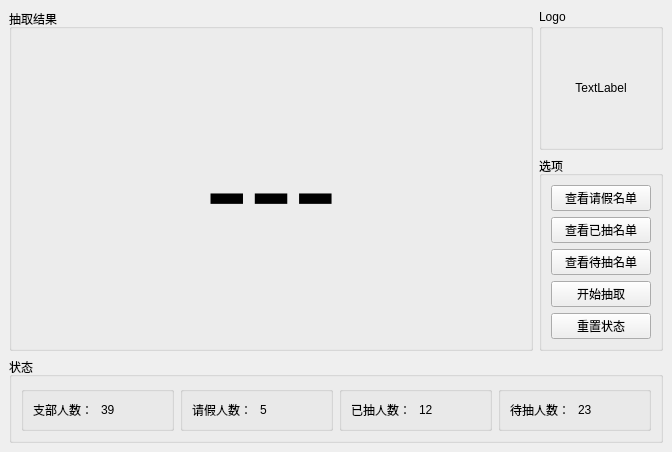
<?xml version="1.0" encoding="UTF-8"?>
<ui version="4.0">
 <class>MainWindow</class>
 <widget class="QMainWindow" name="MainWindow">
  <property name="geometry">
   <rect>
    <x>0</x>
    <y>0</y>
    <width>672</width>
    <height>430</height>
   </rect>
  </property>
  <property name="windowTitle">
   <string>MainWindow</string>
  </property>
  <widget class="QWidget" name="centralwidget">
   <layout class="QFormLayout" name="formLayout_3">
    <item row="0" column="0">
     <widget class="QGroupBox" name="groupBox">
      <property name="title">
       <string>抽取结果</string>
      </property>
      <layout class="QFormLayout" name="formLayout">
       <item row="0" column="0">
        <widget class="QLabel" name="label_DisplayResult">
         <property name="minimumSize">
          <size>
           <width>500</width>
           <height>300</height>
          </size>
         </property>
         <property name="font">
          <font>
           <pointsize>100</pointsize>
          </font>
         </property>
         <property name="text">
          <string>---</string>
         </property>
         <property name="alignment">
          <set>Qt::AlignCenter</set>
         </property>
        </widget>
       </item>
      </layout>
     </widget>
    </item>
    <item row="0" column="1">
     <layout class="QVBoxLayout" name="verticalLayout_3">
      <item>
       <widget class="QGroupBox" name="groupBox_Logo">
        <property name="title">
         <string>Logo</string>
        </property>
        <layout class="QFormLayout" name="formLayout_2">
         <item row="0" column="0" colspan="2">
          <widget class="QLabel" name="label_Logo">
           <property name="minimumSize">
            <size>
             <width>100</width>
             <height>100</height>
            </size>
           </property>
           <property name="maximumSize">
            <size>
             <width>16777215</width>
             <height>16777215</height>
            </size>
           </property>
           <property name="text">
            <string>TextLabel</string>
           </property>
           <property name="scaledContents">
            <bool>false</bool>
           </property>
           <property name="alignment">
            <set>Qt::AlignCenter</set>
           </property>
          </widget>
         </item>
        </layout>
       </widget>
      </item>
      <item>
       <widget class="QGroupBox" name="groupBox_Options">
        <property name="title">
         <string>选项</string>
        </property>
        <layout class="QVBoxLayout" name="verticalLayout">
         <item>
          <widget class="QPushButton" name="pushButton_LeaveNameList">
           <property name="text">
            <string>查看请假名单</string>
           </property>
          </widget>
         </item>
         <item>
          <widget class="QPushButton" name="pushButton_CompleteNameList">
           <property name="text">
            <string>查看已抽名单</string>
           </property>
          </widget>
         </item>
         <item>
          <widget class="QPushButton" name="pushButton_WaitNameList">
           <property name="text">
            <string>查看待抽名单</string>
           </property>
          </widget>
         </item>
         <item>
          <widget class="QPushButton" name="pushButton_Start">
           <property name="text">
            <string>开始抽取</string>
           </property>
          </widget>
         </item>
         <item>
          <widget class="QPushButton" name="pushButton_Reset">
           <property name="text">
            <string>重置状态</string>
           </property>
          </widget>
         </item>
        </layout>
       </widget>
      </item>
     </layout>
    </item>
    <item row="1" column="0" colspan="2">
     <widget class="QGroupBox" name="groupBox_Status">
      <property name="title">
       <string>状态</string>
      </property>
      <layout class="QHBoxLayout" name="horizontalLayout_5">
       <item>
        <widget class="QGroupBox" name="groupBox_3">
         <property name="title">
          <string/>
         </property>
         <layout class="QHBoxLayout" name="horizontalLayout">
          <item>
           <widget class="QLabel" name="label_2">
            <property name="text">
             <string>支部人数：</string>
            </property>
           </widget>
          </item>
          <item>
           <widget class="QLabel" name="label_TotalNum">
            <property name="text">
             <string>39</string>
            </property>
           </widget>
          </item>
         </layout>
        </widget>
       </item>
       <item>
        <widget class="QGroupBox" name="groupBox_4">
         <property name="title">
          <string/>
         </property>
         <layout class="QHBoxLayout" name="horizontalLayout_2">
          <item>
           <widget class="QLabel" name="label_4">
            <property name="text">
             <string>请假人数：</string>
            </property>
           </widget>
          </item>
          <item>
           <widget class="QLabel" name="label_LeaveNum">
            <property name="text">
             <string>5</string>
            </property>
           </widget>
          </item>
         </layout>
        </widget>
       </item>
       <item>
        <widget class="QGroupBox" name="groupBox_5">
         <property name="title">
          <string/>
         </property>
         <layout class="QHBoxLayout" name="horizontalLayout_3">
          <item>
           <widget class="QLabel" name="label_6">
            <property name="text">
             <string>已抽人数：</string>
            </property>
           </widget>
          </item>
          <item>
           <widget class="QLabel" name="label_CompleteNum">
            <property name="text">
             <string>12</string>
            </property>
           </widget>
          </item>
         </layout>
        </widget>
       </item>
       <item>
        <widget class="QGroupBox" name="groupBox_6">
         <property name="title">
          <string/>
         </property>
         <layout class="QHBoxLayout" name="horizontalLayout_4">
          <item>
           <widget class="QLabel" name="label_8">
            <property name="text">
             <string>待抽人数：</string>
            </property>
           </widget>
          </item>
          <item>
           <widget class="QLabel" name="label_WaitNum">
            <property name="text">
             <string>23</string>
            </property>
           </widget>
          </item>
         </layout>
        </widget>
       </item>
      </layout>
     </widget>
    </item>
   </layout>
  </widget>
  <action name="action">
   <property name="text">
    <string>日间</string>
   </property>
  </action>
  <action name="action_2">
   <property name="text">
    <string>暗夜</string>
   </property>
  </action>
  <action name="action_Theme_Light2">
   <property name="text">
    <string>浅色2</string>
   </property>
  </action>
  <action name="action_Theme_Dark">
   <property name="text">
    <string>深色</string>
   </property>
  </action>
  <action name="action_Theme_Light1">
   <property name="text">
    <string>浅色1</string>
   </property>
  </action>
 </widget>
 <resources/>
 <connections/>
</ui>
